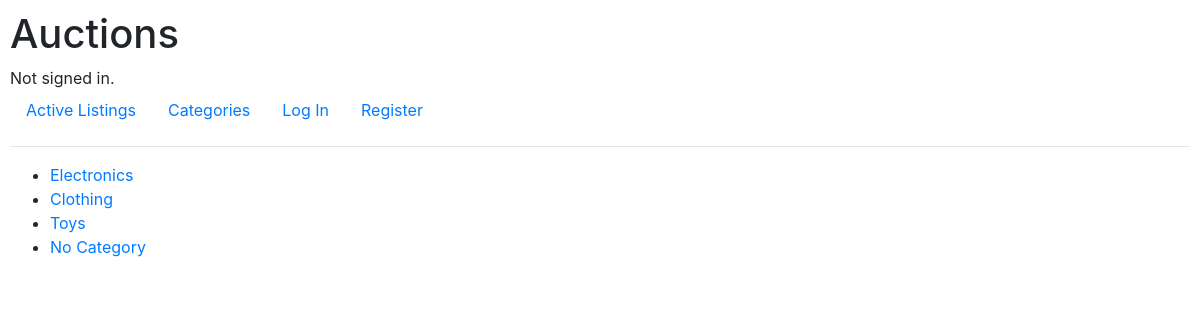
/categories, run on an earlier commit of the app's database.
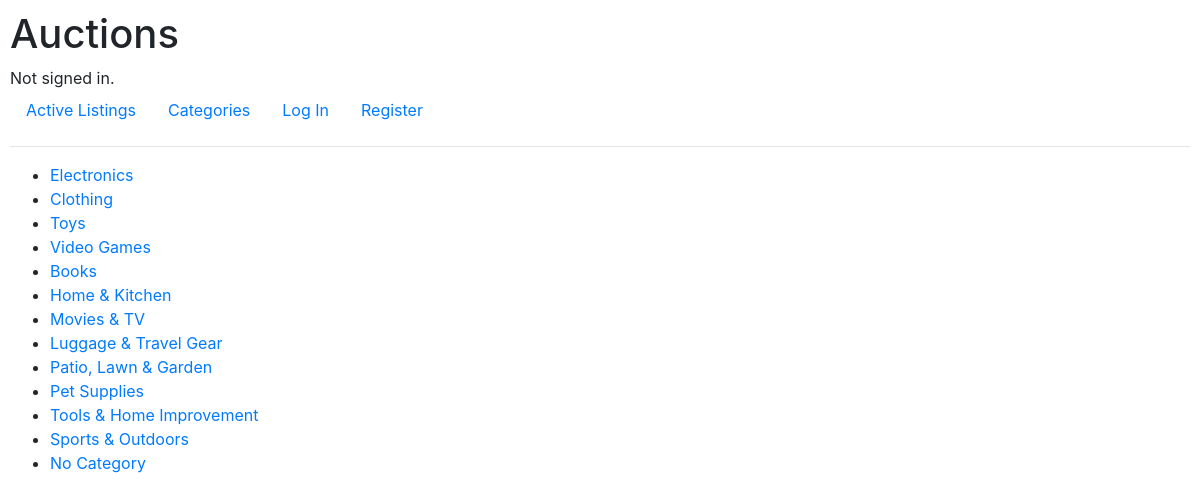
And on a later commit of the database.
### auctions/models.py (models this page shows)
class Category(models.Model):
    category_types = models.CharField(max_length=30)
    def __str__(self):
        return f"{self.category_types}"

### auctions/views.py (the view)
# urls.py: path("categories", views.categories, name="categories"),
def categories(request):
    allcategories = Category.objects.all()
    return render(request, "auctions/categories.html", {
        "allcategories":allcategories
    })

### auctions/templates/auctions/categories.html
{% extends "auctions/layout.html" %}
{% block body %}
    {%if allcategories %}
    <ul>
        {% for category in allcategories %}
            <li><a href="{% url 'categorylisting' category.id %}">{{category}}</a></li>
        {% endfor %}
            <li><a href="{% url 'nocategory' %}">No Category</a></li>
    </ul>
    {% endif %}
{% endblock %}

What changed in the data, as far as the page shows it:
added Category: category_types "Video Games"
added Category: category_types "Books"
added Category: category_types "Home & Kitchen"
added Category: category_types "Movies & TV"
added Category: category_types "Luggage & Travel Gear"
added Category: category_types "Patio, Lawn & Garden"
added Category: category_types "Pet Supplies"
added Category: category_types "Tools & Home Improvement"
added Category: category_types "Sports & Outdoors"
